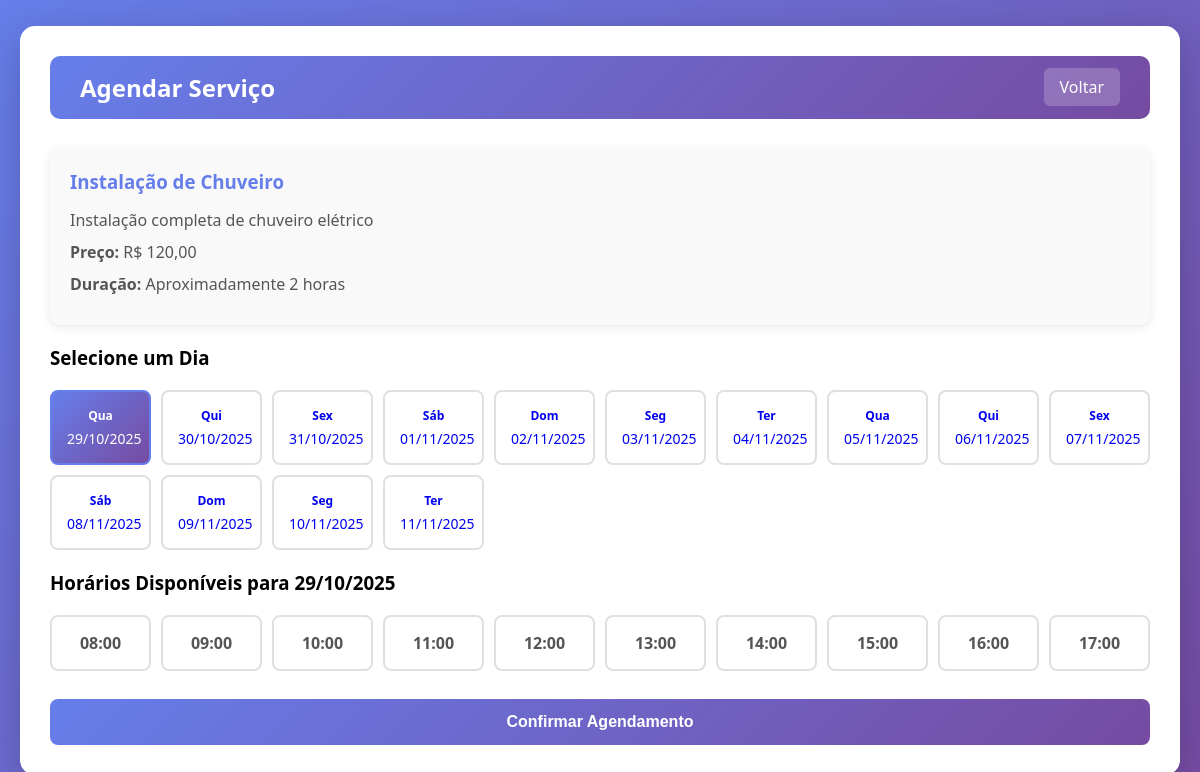
Page /agendar.php?servico_id=3 (signed in) on the committed database.
### tables this page shows
CREATE TABLE `servicos` (
  `id` int(11) NOT NULL,
  `nome` varchar(255) NOT NULL,
  `descricao` text DEFAULT NULL,
  `preco_base` decimal(10,2) DEFAULT NULL,
  `preco_tipo` enum('fixo','a_combinar') NOT NULL
);

### src/helpers.php (called while the page is built, shortened)
<?php
function calcularHorariosDisponiveis($db, $data, $duracao_servico = 2) {
    $hora_inicio = 8;
    $hora_fim = 18;
    $intervalo = 1;
    $horarios_disponiveis = [];
    for ($hora = $hora_inicio; $hora < $hora_fim; $hora += $intervalo) {
        $horario_inicio = sprintf("%s %02d:00:00", $data, $hora);
        $horario_fim = date('Y-m-d H:i:s', strtotime($horario_inicio . ' +' . $duracao_servico . ' hours'));
        $query = "SELECT COUNT(*) as count FROM agendamentos
                  WHERE status = 'agendado'
                  AND ((data_hora_inicio <= :inicio AND data_hora_fim > :inicio)
                  OR (data_hora_inicio < :fim AND data_hora_fim >= :fim)
                  OR (data_hora_inicio >= :inicio AND data_hora_fim <= :fim))";
        $stmt = $db->prepare($query);
        $stmt->bindParam(':inicio', $horario_inicio);
        $stmt->bindParam(':fim', $horario_fim);
        $stmt->execute();
        $result = $stmt->fetch(PDO::FETCH_ASSOC);
        if ($result['count'] == 0) {
            $horarios_disponiveis[] = [
                'inicio' => $horario_inicio,
                'fim' => $horario_fim,
                'hora_display' => sprintf("%02d:00", $hora)
            ];
        }
    }
    return $horarios_disponiveis;
}
?>

### agendar.php (the view, shortened to what this page needs)
<?php
require_once 'src/helpers.php';
$database = new Database();
$db = $database->getConnection();
$servico_id = $_GET['servico_id'];
$query = "SELECT * FROM servicos WHERE id = :id";
$stmt = $db->prepare($query);
$stmt->bindParam(':id', $servico_id);
$stmt->execute();
$servico = $stmt->fetch(PDO::FETCH_ASSOC);
$data_selecionada = $_GET['data'] ?? date('Y-m-d');
$horarios_disponiveis = calcularHorariosDisponiveis($db, $data_selecionada, 2);
$dias_disponiveis = [];
for ($i = 0; $i < 14; $i++) {
    $data = date('Y-m-d', strtotime('+' . $i . ' days'));
    $dias_disponiveis[] = [
        'data' => $data,
        'data_formatada' => date('d/m/Y', strtotime($data)),
        'dia_semana' => ['Dom', 'Seg', 'Ter', 'Qua', 'Qui', 'Sex', 'Sáb'][date('w', strtotime($data))]
    ];
}
?>
<!DOCTYPE html>
<html lang="pt-BR">
<head>
    <link rel="stylesheet" href="assets/css/style.css">
</head>
<body>
    <div class="dashboard-container">
        <div class="navbar">
            <h2>Agendar Serviço</h2>
            <div>
                <a href="cliente.php">Voltar</a>
            </div>
        </div>
        <div class="card">
            <h3><?php echo htmlspecialchars($servico['nome']); ?></h3>
            <p><?php echo htmlspecialchars($servico['descricao']); ?></p>
            <p><strong>Preço: </strong>
                <?php
                if ($servico['preco_tipo'] === 'fixo') {
                    echo 'R$ ' . number_format($servico['preco_base'], 2, ',', '.');
                } else {
                    echo 'A Combinar';
                }
                ?>
            </p>
            <p><strong>Duração: </strong>Aproximadamente 2 horas</p>
        </div>
        <h3>Selecione um Dia</h3>
        <div class="days-grid">
            <?php foreach ($dias_disponiveis as $dia): ?>
                <a href="?servico_id=<?php echo $servico_id; ?>&data=<?php echo $dia['data']; ?>" style="text-decoration: none;">
                    <div class="day-card <?php echo ($dia['data'] === $data_selecionada) ? 'selected' : ''; ?>">
                        <div class="day-name"><?php echo $dia['dia_semana']; ?></div>
                        <div class="day-date"><?php echo $dia['data_formatada']; ?></div>
                    </div>
                </a>
            <?php endforeach; ?>
        </div>
        <h3>Horários Disponíveis para <?php echo date('d/m/Y', strtotime($data_selecionada)); ?></h3>
        <?php if (count($horarios_disponiveis) > 0): ?>
            <form method="POST">
                <div class="times-grid">
                    <?php foreach ($horarios_disponiveis as $horario): ?>
                        <label style="cursor: pointer;">
                            <div class="time-card" onclick="this.parentElement.querySelector('input').checked = true; document.querySelectorAll('.time-card').forEach(c => c.classList.remove('selected')); this.classList.add('selected');">
                                <?php echo $horario['hora_display']; ?>
                            </div>
                        </label>
                    <?php endforeach; ?>
                </div>
                <button type="submit">Confirmar Agendamento</button>
            </form>
        <?php endif; ?>
    </div>
</body>
</html>

### assets/css/style.css (style rules this page uses)
* { margin: 0; padding: 0; box-sizing: border-box; }
body { font-family: 'Segoe UI', Tahoma, Geneva, Verdana, sans-serif; background: linear-gradient(135deg, #667eea 0%, #764ba2 100%); min-height: 100vh; display: flex; justify-content: center; align-items: center; padding: 20px; }
.dashboard-container { max-width: 1200px; width: 100%; background: white; border-radius: 15px; box-shadow: 0 10px 40px rgba(0, 0, 0, 0.2); padding: 30px; }
h1, h2 { color: #333; margin-bottom: 20px; text-align: center; }
h2 { font-size: 1.5em; }
label { display: block; margin-bottom: 8px; color: #555; font-weight: 600; }
button { width: 100%; padding: 14px; background: linear-gradient(135deg, #667eea 0%, #764ba2 100%); color: white; border: none; border-radius: 8px; font-size: 16px; font-weight: 600; cursor: pointer; transition: transform 0.2s, box-shadow 0.2s; }
.navbar { background: linear-gradient(135deg, #667eea 0%, #764ba2 100%); padding: 15px 30px; border-radius: 10px; margin-bottom: 30px; display: flex; justify-content: space-between; align-items: center; }
.navbar h2 { color: white; margin: 0; }
.navbar a { color: white; text-decoration: none; padding: 8px 16px; background: rgba(255, 255, 255, 0.2); border-radius: 6px; transition: background 0.3s; }
.card { background: #f9f9f9; border-radius: 10px; padding: 20px; margin-bottom: 20px; box-shadow: 0 2px 10px rgba(0, 0, 0, 0.1); }
.card h3 { color: #667eea; margin-bottom: 15px; }
.card p { margin-bottom: 10px; color: #555; }

### agendar.php (style rules this page uses)
.days-grid { display: grid; grid-template-columns: repeat(auto-fill, minmax(100px, 1fr)); gap: 10px; margin: 20px 0; }
.day-card { background: white; border: 2px solid #e0e0e0; border-radius: 8px; padding: 15px; text-align: center; cursor: pointer; transition: all 0.3s; }
.day-card.selected { background: linear-gradient(135deg, #667eea 0%, #764ba2 100%); color: white; border-color: #667eea; }
.day-card .day-name { font-size: 12px; font-weight: 600; margin-bottom: 5px; }
.day-card .day-date { font-size: 14px; }
.times-grid { display: grid; grid-template-columns: repeat(auto-fill, minmax(100px, 1fr)); gap: 10px; margin: 20px 0; }
.time-card { background: white; border: 2px solid #e0e0e0; border-radius: 8px; padding: 15px; text-align: center; cursor: pointer; transition: all 0.3s; }

### rows in the picture
servicos: nome "Instalação de Chuveiro", descricao "Instalação completa de chuveiro elétrico", preco_base "120,00"

### other values in the picture
$dia['dia_semana'] "Qua"
$dia['data_formatada'] "29/10/2025"
$dia['dia_semana'] "Qui"
$dia['data_formatada'] "30/10/2025"
$dia['dia_semana'] "Sex"
$dia['data_formatada'] "31/10/2025"
$dia['dia_semana'] "Sáb"
$dia['data_formatada'] "01/11/2025"
$dia['dia_semana'] "Dom"
$dia['data_formatada'] "02/11/2025"
$dia['dia_semana'] "Seg"
$dia['data_formatada'] "03/11/2025"
$dia['dia_semana'] "Ter"
$dia['data_formatada'] "04/11/2025"
$dia['data_formatada'] "05/11/2025"
